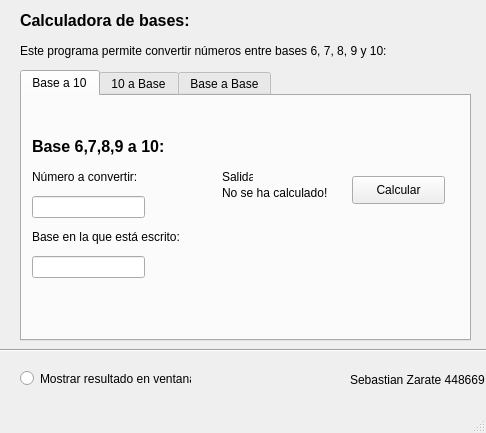
<?xml version="1.0" encoding="UTF-8"?>
<ui version="4.0">
 <class>MainWindow</class>
 <widget class="QMainWindow" name="MainWindow">
  <property name="geometry">
   <rect>
    <x>0</x>
    <y>0</y>
    <width>486</width>
    <height>433</height>
   </rect>
  </property>
  <property name="windowTitle">
   <string>Calculadora Bases</string>
  </property>
  <widget class="QWidget" name="centralwidget">
   <widget class="QLabel" name="label">
    <property name="geometry">
     <rect>
      <x>20</x>
      <y>0</y>
      <width>231</width>
      <height>41</height>
     </rect>
    </property>
    <property name="text">
     <string>&lt;html&gt;&lt;head/&gt;&lt;body&gt;&lt;p&gt;&lt;span style=&quot; font-size:12pt; font-weight:600;&quot;&gt;Calculadora de bases:&lt;/span&gt;&lt;/p&gt;&lt;/body&gt;&lt;/html&gt;</string>
    </property>
   </widget>
   <widget class="QLabel" name="label_2">
    <property name="geometry">
     <rect>
      <x>20</x>
      <y>40</y>
      <width>421</width>
      <height>21</height>
     </rect>
    </property>
    <property name="text">
     <string>Este programa permite convertir números entre bases 6, 7, 8, 9 y 10:</string>
    </property>
   </widget>
   <widget class="QLabel" name="label_14">
    <property name="geometry">
     <rect>
      <x>350</x>
      <y>370</y>
      <width>151</width>
      <height>20</height>
     </rect>
    </property>
    <property name="text">
     <string>Sebastian Zarate 448669</string>
    </property>
   </widget>
   <widget class="Line" name="line">
    <property name="geometry">
     <rect>
      <x>-3</x>
      <y>340</y>
      <width>561</width>
      <height>20</height>
     </rect>
    </property>
    <property name="orientation">
     <enum>Qt::Horizontal</enum>
    </property>
   </widget>
   <widget class="QRadioButton" name="radioButton">
    <property name="geometry">
     <rect>
      <x>20</x>
      <y>370</y>
      <width>171</width>
      <height>17</height>
     </rect>
    </property>
    <property name="text">
     <string>Mostrar resultado en ventana</string>
    </property>
   </widget>
   <widget class="QTabWidget" name="tabWidget">
    <property name="geometry">
     <rect>
      <x>20</x>
      <y>70</y>
      <width>451</width>
      <height>271</height>
     </rect>
    </property>
    <property name="currentIndex">
     <number>0</number>
    </property>
    <widget class="QWidget" name="tab_3">
     <attribute name="title">
      <string>Base a 10</string>
     </attribute>
     <widget class="QLabel" name="label_13">
      <property name="geometry">
       <rect>
        <x>10</x>
        <y>130</y>
        <width>171</width>
        <height>21</height>
       </rect>
      </property>
      <property name="text">
       <string>Base en la que está escrito:</string>
      </property>
     </widget>
     <widget class="QLabel" name="label_5">
      <property name="geometry">
       <rect>
        <x>200</x>
        <y>70</y>
        <width>31</width>
        <height>21</height>
       </rect>
      </property>
      <property name="text">
       <string>Salida:</string>
      </property>
     </widget>
     <widget class="QLineEdit" name="entrada1">
      <property name="geometry">
       <rect>
        <x>10</x>
        <y>100</y>
        <width>113</width>
        <height>22</height>
       </rect>
      </property>
     </widget>
     <widget class="QLineEdit" name="entradaBase1">
      <property name="geometry">
       <rect>
        <x>10</x>
        <y>160</y>
        <width>113</width>
        <height>22</height>
       </rect>
      </property>
     </widget>
     <widget class="QLabel" name="salida1">
      <property name="geometry">
       <rect>
        <x>200</x>
        <y>90</y>
        <width>131</width>
        <height>71</height>
       </rect>
      </property>
      <property name="text">
       <string>No se ha calculado!</string>
      </property>
      <property name="alignment">
       <set>Qt::AlignLeading|Qt::AlignLeft|Qt::AlignTop</set>
      </property>
     </widget>
     <widget class="QLabel" name="label_4">
      <property name="geometry">
       <rect>
        <x>10</x>
        <y>70</y>
        <width>121</width>
        <height>21</height>
       </rect>
      </property>
      <property name="text">
       <string>Número a convertir:</string>
      </property>
     </widget>
     <widget class="QPushButton" name="boton1">
      <property name="geometry">
       <rect>
        <x>330</x>
        <y>80</y>
        <width>93</width>
        <height>28</height>
       </rect>
      </property>
      <property name="text">
       <string>Calcular</string>
      </property>
     </widget>
     <widget class="QLabel" name="label_3">
      <property name="geometry">
       <rect>
        <x>10</x>
        <y>30</y>
        <width>211</width>
        <height>41</height>
       </rect>
      </property>
      <property name="text">
       <string>&lt;html&gt;&lt;head/&gt;&lt;body&gt;&lt;p&gt;&lt;span style=&quot; font-size:12pt; font-weight:600;&quot;&gt;Base 6,7,8,9 a 10:&lt;/span&gt;&lt;/p&gt;&lt;/body&gt;&lt;/html&gt;</string>
      </property>
     </widget>
    </widget>
    <widget class="QWidget" name="tab_4">
     <attribute name="title">
      <string>10 a Base</string>
     </attribute>
     <widget class="QLabel" name="label_12">
      <property name="geometry">
       <rect>
        <x>10</x>
        <y>130</y>
        <width>171</width>
        <height>21</height>
       </rect>
      </property>
      <property name="text">
       <string>Base a la que se convertirá:</string>
      </property>
     </widget>
     <widget class="QLabel" name="label_7">
      <property name="geometry">
       <rect>
        <x>10</x>
        <y>70</y>
        <width>131</width>
        <height>21</height>
       </rect>
      </property>
      <property name="text">
       <string>Número a convertir:</string>
      </property>
     </widget>
     <widget class="QPushButton" name="boton2">
      <property name="geometry">
       <rect>
        <x>330</x>
        <y>80</y>
        <width>93</width>
        <height>28</height>
       </rect>
      </property>
      <property name="text">
       <string>Calcular</string>
      </property>
     </widget>
     <widget class="QLabel" name="salida2">
      <property name="geometry">
       <rect>
        <x>200</x>
        <y>90</y>
        <width>131</width>
        <height>81</height>
       </rect>
      </property>
      <property name="text">
       <string>No se ha calculado!</string>
      </property>
      <property name="alignment">
       <set>Qt::AlignLeading|Qt::AlignLeft|Qt::AlignTop</set>
      </property>
     </widget>
     <widget class="QLineEdit" name="entrada2">
      <property name="geometry">
       <rect>
        <x>10</x>
        <y>100</y>
        <width>113</width>
        <height>22</height>
       </rect>
      </property>
     </widget>
     <widget class="QLineEdit" name="entradaBase2">
      <property name="geometry">
       <rect>
        <x>10</x>
        <y>160</y>
        <width>113</width>
        <height>22</height>
       </rect>
      </property>
     </widget>
     <widget class="QLabel" name="label_6">
      <property name="geometry">
       <rect>
        <x>10</x>
        <y>30</y>
        <width>211</width>
        <height>41</height>
       </rect>
      </property>
      <property name="text">
       <string>&lt;html&gt;&lt;head/&gt;&lt;body&gt;&lt;p&gt;&lt;span style=&quot; font-size:12pt; font-weight:600;&quot;&gt;Base 10 a 6,7,8 o 9:&lt;/span&gt;&lt;/p&gt;&lt;/body&gt;&lt;/html&gt;</string>
      </property>
     </widget>
     <widget class="QLabel" name="label_8">
      <property name="geometry">
       <rect>
        <x>200</x>
        <y>70</y>
        <width>51</width>
        <height>21</height>
       </rect>
      </property>
      <property name="text">
       <string>Salida:</string>
      </property>
     </widget>
    </widget>
    <widget class="QWidget" name="tab_7">
     <attribute name="title">
      <string>Base a Base</string>
     </attribute>
     <widget class="QLabel" name="label_16">
      <property name="geometry">
       <rect>
        <x>10</x>
        <y>170</y>
        <width>171</width>
        <height>21</height>
       </rect>
      </property>
      <property name="text">
       <string>Base a la que se convertirá:</string>
      </property>
     </widget>
     <widget class="QLabel" name="label_9">
      <property name="geometry">
       <rect>
        <x>200</x>
        <y>50</y>
        <width>51</width>
        <height>21</height>
       </rect>
      </property>
      <property name="text">
       <string>Salida:</string>
      </property>
     </widget>
     <widget class="QLineEdit" name="entrada3">
      <property name="geometry">
       <rect>
        <x>10</x>
        <y>80</y>
        <width>113</width>
        <height>22</height>
       </rect>
      </property>
     </widget>
     <widget class="QLabel" name="label_15">
      <property name="geometry">
       <rect>
        <x>10</x>
        <y>110</y>
        <width>171</width>
        <height>21</height>
       </rect>
      </property>
      <property name="text">
       <string>Base en la que está escrito:</string>
      </property>
     </widget>
     <widget class="QLineEdit" name="entrada5">
      <property name="geometry">
       <rect>
        <x>10</x>
        <y>190</y>
        <width>113</width>
        <height>22</height>
       </rect>
      </property>
     </widget>
     <widget class="QLineEdit" name="entrada4">
      <property name="geometry">
       <rect>
        <x>10</x>
        <y>140</y>
        <width>113</width>
        <height>22</height>
       </rect>
      </property>
     </widget>
     <widget class="QLabel" name="label_11">
      <property name="geometry">
       <rect>
        <x>10</x>
        <y>50</y>
        <width>51</width>
        <height>21</height>
       </rect>
      </property>
      <property name="text">
       <string>Entrada:</string>
      </property>
     </widget>
     <widget class="QLabel" name="salida3">
      <property name="geometry">
       <rect>
        <x>200</x>
        <y>70</y>
        <width>111</width>
        <height>91</height>
       </rect>
      </property>
      <property name="text">
       <string>No se ha calculado!</string>
      </property>
      <property name="alignment">
       <set>Qt::AlignLeading|Qt::AlignLeft|Qt::AlignTop</set>
      </property>
     </widget>
     <widget class="QLabel" name="label_10">
      <property name="geometry">
       <rect>
        <x>10</x>
        <y>10</y>
        <width>241</width>
        <height>41</height>
       </rect>
      </property>
      <property name="text">
       <string>&lt;html&gt;&lt;head/&gt;&lt;body&gt;&lt;p&gt;&lt;span style=&quot; font-size:12pt; font-weight:600;&quot;&gt;Base 6,7,8,9 a 6,7,8,9:&lt;/span&gt;&lt;/p&gt;&lt;/body&gt;&lt;/html&gt;</string>
      </property>
     </widget>
     <widget class="QPushButton" name="boton3">
      <property name="geometry">
       <rect>
        <x>310</x>
        <y>70</y>
        <width>93</width>
        <height>28</height>
       </rect>
      </property>
      <property name="text">
       <string>Calcular</string>
      </property>
     </widget>
    </widget>
   </widget>
  </widget>
  <widget class="QMenuBar" name="menubar">
   <property name="geometry">
    <rect>
     <x>0</x>
     <y>0</y>
     <width>486</width>
     <height>21</height>
    </rect>
   </property>
  </widget>
  <widget class="QStatusBar" name="statusbar"/>
 </widget>
 <resources/>
 <connections/>
</ui>
